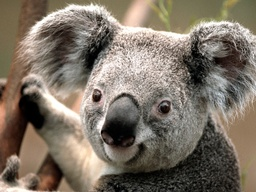
#> input picture Koala.jpg, 256 x 192 px, shrunk from 1024 x 768 before the run
$ python kmeans_koala.py 3
#> lines starting #> are read from the running program, lines starting #| are printed output that depends on the picture


file_name = "Koala.jpg"

import matplotlib.image as img
import matplotlib.pyplot as sav
import numpy as np
import sys


K = int(sys.argv[1])
#K_values = [2,5,10,15,20]

image = img.imread(file_name)
#> image is the input picture: shape (192, 256, 3); mean R, G, B 125.3, 114.8, 101.9
print(image.shape)
#| (192, 256, 3)

print(image[0].shape)
#| (256, 3)

counter = 0
pixel_values = image.shape[0] * image.shape[1]
#> pixel_values = 49152
rgb = np.empty((pixel_values,3))
for i in range(image.shape[0]):
    for j in range(image.shape[1]):
        rgb[counter] = image[i][j]
        counter+=1
#> after the loop, counter = 49152

row, col = rgb.shape
#> row = 49152; col = 3


print("For K:"+str(K))
initial_centers = np.random.choice(rgb.shape[0],K,replace=None)
#> initial_centers = [6848, 12835, 35269]
C_means = rgb[initial_centers]
#> C_means = [[163, 159, 114], [175, 157, 143], [117, 115, 103]]
distance_assign = np.empty(row)
#        dist = np.empty(K)
sums = np.zeros((K,col))
#> sums = [[0, 0, 0], [0, 0, 0], [0, 0, 0]]
count = np.zeros(K).reshape(K,1)
compressed_rgb = np.empty((row,col))
for _ in range(10):

    def find_minimum(X):
        return np.argmin(np.linalg.norm((X - C_means), axis = 1))

    distance_assign = np.apply_along_axis(find_minimum, 1, rgb)

    for i in range(row):
       sums[int(distance_assign[i])] += rgb[i]
       count[int(distance_assign[i])] += 1


    C_means = sums / count
#> after the loop, count = [188561, 104037, 198922]; sums = [[26251427, 23988926, 20739022], [21918815, 20520302, 19344572], [13423048, 11895892, 9986256]]


for i in range(row):
    compressed_rgb[i] = C_means[int(distance_assign[i])]

compressed_img = np.reshape(compressed_rgb,image.shape)
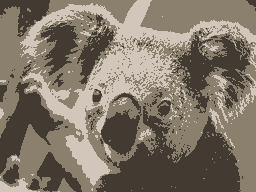
#> compressed_img: shape (192, 256, 3) float64; mean R, G, B 129.3, 118.5, 105.1
sav.imsave("Koala_compressed.jpg",compressed_img/255)
